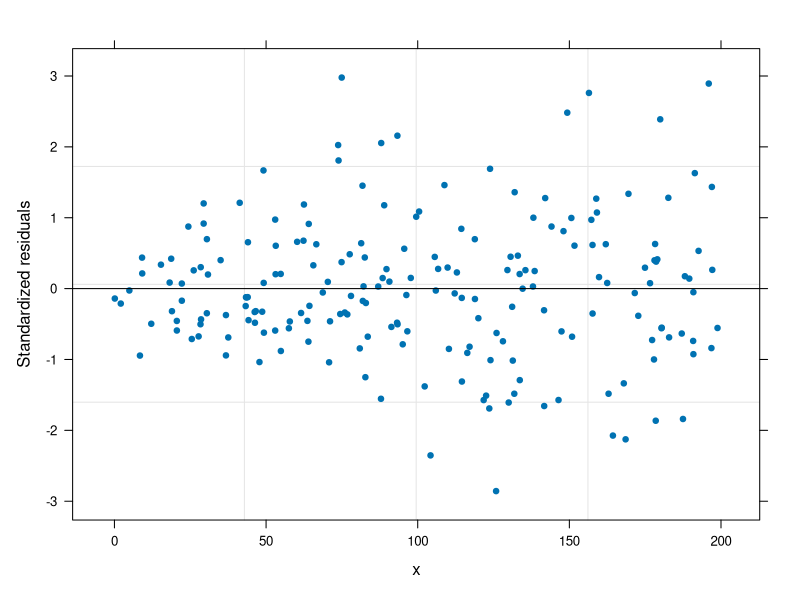
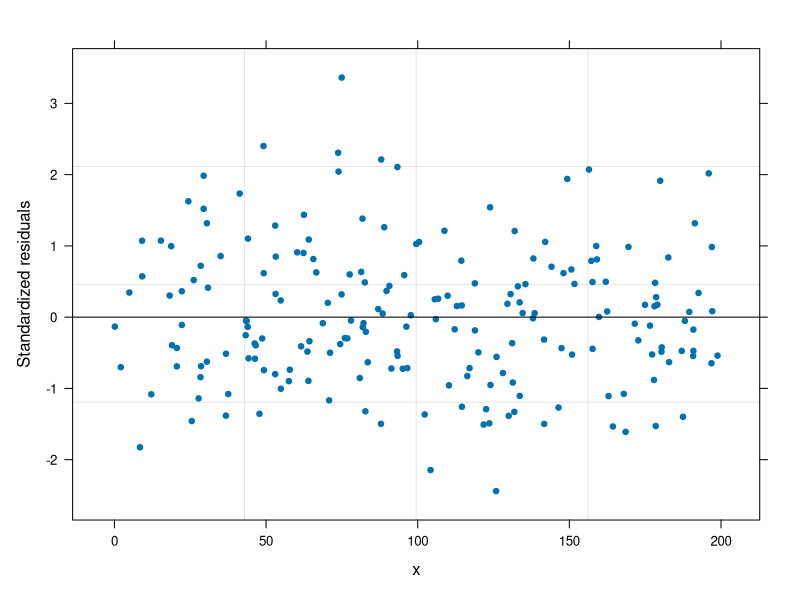

These figures' R source, in order:
## ---- chunk 1
ni <- 10
G <- 20
nobs <- ni * G
grupo <- factor(rep(x=1:G, each=ni))
obs <- rep(x=1:ni, times=G)
set.seed(123)
x <- runif(n=nobs, min=0, max=200)
set.seed(123)
b0 <- rnorm(n=G, mean=0, sd=sqrt(64)) # Intercepto aleatorio
b0 <- rep(x=b0, each=ni)              # El mismo intercepto aleatorio pero repetido
media <- 4 - 6 * x + b0
sigma2_y <- 9 * x
set.seed(123)
y <- rnorm(n=nobs, mean=media, sd=sqrt(sigma2_y))
datos <- data.frame(obs, grupo, b0, x, media, y)
## ---- chunk 2
library(nlme)
fit0 <- lme(y ~ x, random = ~ 1 | grupo, data=datos)
## ---- chunk 3
plot(fit0, resid(., type = "p") ~ x, abline = 0, pch=20)
## ---- chunk 4
fit1 <- lme(y ~ x, random = ~ 1 | grupo, weights=varFixed(~ x), data=datos)
## ---- chunk 5
summary(fit1)
## ---- chunk 6
plot(fit1, resid(., type = "p") ~ x, abline = 0, pch=20)
## ---- chunk 7
anova(fit0, fit1)
